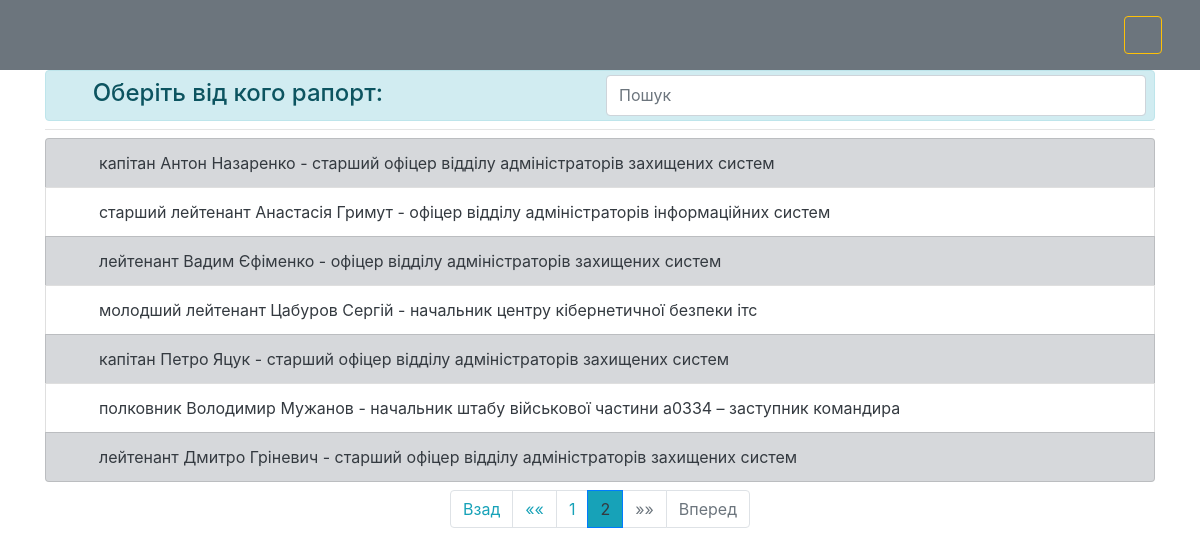
Screenshot of /serviceman_list?page=2 with the database file from the repository.
### reports/models.py (models this page shows, shortened)
class Serviceman(models.Model):
    first_name = models.CharField(max_length=255, verbose_name="Ім'я")
    last_name = models.CharField(max_length=255, verbose_name="Прізвище")
    to_first_name = models.CharField(max_length=255, verbose_name="Ім'я, давальний відмінок (Петру, Євгенії, Дмитру...)")
    to_last_name = models.CharField(max_length=255, verbose_name="Прізвище, давальний відмінок (Яцуку, Куріло, Павленку...)")
    for_first_name = models.CharField(max_length=255, verbose_name="Ім'я, знахідний відмінок (Петра, Євгенії, Дмитра...)")
    for_last_name = models.CharField(max_length=255, verbose_name="Прізвище, знахідний відмінок (Яцука, Куріло, Павленка...)")
    rank = models.ForeignKey('Rank', on_delete=models.DO_NOTHING, verbose_name="військове звання")
    unit = models.ForeignKey('Unit', on_delete=models.DO_NOTHING, verbose_name="Підрозділ")
    position = models.ForeignKey('Position', on_delete=models.DO_NOTHING, null=True, verbose_name="Посада")
    class Meta:
        verbose_name = "Військовослужбовці__"
        verbose_name_plural = "Військовослужбовці"

class Rank(models.Model):
    name = models.CharField(max_length=255, verbose_name="військове звання (полковник, лейтенант..)")
    to_name = models.CharField(max_length=255, blank=True, null=True, verbose_name="військове звання, давальний відмінок (полковнику, лейтенанту..)")
    for_name = models.CharField(max_length=255, blank=True, null=True, verbose_name="військове звання, знахідний відмінок (полковника, лейтенанта..)")
    def __str__(self):
        return self.name
    class Meta:
        verbose_name = "Військові звання__"
        verbose_name_plural = "Військові звання"

class Position(models.Model):
    position_title = models.CharField(max_length=255, verbose_name="посада (офіцер, старший офіцер, начальник)")
    position_tail = models.CharField(max_length=255, default='', blank=True, verbose_name="додаткова посада. Наприклад:(заступник начальника, перший заступник командира...)  !!! назву підрозділу НЕ ВКАЗУВАТИ  !!!")
    unit = models.ForeignKey('Unit', on_delete=models.DO_NOTHING, verbose_name="підрозділ")
    supervisor = models.BooleanField(default=False, blank=True, null=True, verbose_name="командир/начальник підрозділу")
    temp_supervisor = models.BooleanField(default=False, blank=True, null=True, verbose_name="тимчасово виконуючий обов'язки командира/начальника")
    def __str__(self):
        if self.temp_supervisor:
            pos_result = "Тимчасово виконуючий обов'язки\n" + self.position_title.split()[0] + "а"
        else:
            pos_result = self.position_title[0].capitalize() + self.position_title[1:]
        pos_result += " " + self.unit.name
        if len(self.position_tail) > 0:
            pos_result += " – " + self.position_tail
        return pos_result
    class Meta:
        verbose_name = "Посада__"
        verbose_name_plural = "Посади"

class Unit(models.Model):
    name = models.CharField(max_length=255, verbose_name="назва підрозділу в РОДОВОМУ відміноку (відділу аналізу інцидентів кібернетичної безпеки)")
    parent_unit = models.ForeignKey('self', on_delete=models.CASCADE, null=True, blank=True, verbose_name="вищій підрозділ (віддліл->центр->..)")
    class Meta:
        verbose_name = "Підрозділ"
        verbose_name_plural = "Підрозділи"

### reports/views.py (the view)
# urls.py: path('serviceman_list', views.serviceman_list_view, name='users'),
def serviceman_list_view(request):
    serviceman_list = Serviceman.objects.all().order_by('id')
    paginator = Paginator(serviceman_list, 7)
    page_number = request.GET.get('page')
    page_obj = paginator.get_page(page_number)
    context = {
        'serviceman_list': page_obj
    }
    return render(request, 'reports/serviceman_list.html', context)

### reports/templates/reports/serviceman_list.html (shortened to what this page needs)
{% extends 'reports/base.html' %}
{% block content %}
    <div class="alert alert-info align-items-center my-0 py-0 pr-2" role="alert">
        <div class="form-group row my-1">
            <div class="col-12 d-flex">
                <h4 class="mr-auto mt-1"><i class="fas fa-address-book mr-2"></i>Оберіть від кого рапорт:</h4>
                <input type="search" id="search_input" class="form-control w-50" placeholder="Пошук">
            </div>
        </div>
    </div>
    <hr class="my-2">
    <div id="main-users">
        <ul class="list-group">
            {% for serviceman in serviceman_list %}
                <li class="list-group-item {% cycle 'list-group-item-secondary' '' %}">
                    <a class="text-dark"
                       href="{% url 'reports:edit_service_members_chain' serviceman_id=serviceman.id %}">
                        <span><i class="fas fa-angle-right mr-3"></i></span>
                        {{ serviceman.rank }} {{ serviceman.first_name|title }}
                        {{ serviceman.last_name|title }} - {{ serviceman.position|lower }}</a>
                </li>
            {% endfor %}
        </ul>
    </div>
    <nav id="navigator" aria-label="PAGES NAVIGATION" class="mt-2">
        {% if serviceman_list.has_other_pages %}
            <ul class="pagination justify-content-center">
                {% if serviceman_list.has_previous %}
                    <li class="page-item"><a class="page-link text-info"
                                             href="?page={{ serviceman_list.previous_page_number }}">Взад</a>
                    </li>
                    <li class="page-item"><a class="page-link text-info"
                                             href="?page=1">&laquo;&laquo;</a>
                    </li>
                {% else %}
                    <li class="page-item disabled"><a class="page-link" href="#">Взад</a></li>
                    <li class="page-item disabled"><a class="page-link" href="#">&laquo;&laquo;</a></li>
                {% endif %}
                {% for i in serviceman_list.paginator.page_range %}
                    {% if i == serviceman_list.number %}
                        <li class="page-item active">
                            <span class="page-link text-dark bg-info">{{ serviceman_list.number }}</span>
                        </li>
                    {% else %}
                        <li class="page-item">
                            <a class="page-link text-info"
                               href="?page={{ i }}">{{ i }}</a>
                        </li>
                    {% endif %}
                {% endfor %}
                {% if serviceman_list.has_next %}
                    <li class="page-item"><a class="page-link text-info"
                                             href="?page={{ serviceman_list.paginator.num_pages }}">&raquo;&raquo;</a>
                    </li>
                    <li class="page-item"><a class="page-link text-info"
                                             href="?page={{ serviceman_list.next_page_number }}">Вперед</a>
                    </li>
                {% else %}
                    <li class="page-item disabled"><a class="page-link" href="#">&raquo;&raquo;</a></li>
                    <li class="page-item disabled"><a class="page-link" href="#">Вперед</a></li>
                {% endif %}
            </ul>
        {% endif %}
    </nav>
{% endblock %}

### reports/static/custom-css/custom_styles.css (style rules this page uses)
body { padding-top: 70px; }

### rows the page displays
Serviceman: rank "капітан", first_name "Антон", last_name "Назаренко", position "старший офіцер відділу адміністраторів захищених систем"
Serviceman: rank "старший лейтенант", first_name "Анастасія", last_name "Гримут", position "офіцер відділу адміністраторів інформаційних систем"
Serviceman: rank "лейтенант", first_name "Вадим", last_name "Єфіменко", position "офіцер відділу адміністраторів захищених систем"
Serviceman: rank "молодший лейтенант", first_name "Цабуров", last_name "Сергій", position "начальник центру кібернетичної безпеки ітс"
Serviceman: rank "капітан", first_name "Петро", last_name "Яцук", position "старший офіцер відділу адміністраторів захищених систем"
Serviceman: rank "полковник", first_name "Володимир", last_name "Мужанов", position "начальник штабу військової частини а0334 – заступник командира"
Serviceman: rank "лейтенант", first_name "Дмитро", last_name "Гріневич", position "старший офіцер відділу адміністраторів захищених систем"

### other values shown
{{ i }} "1"
{{ serviceman_list.number }} "2"
